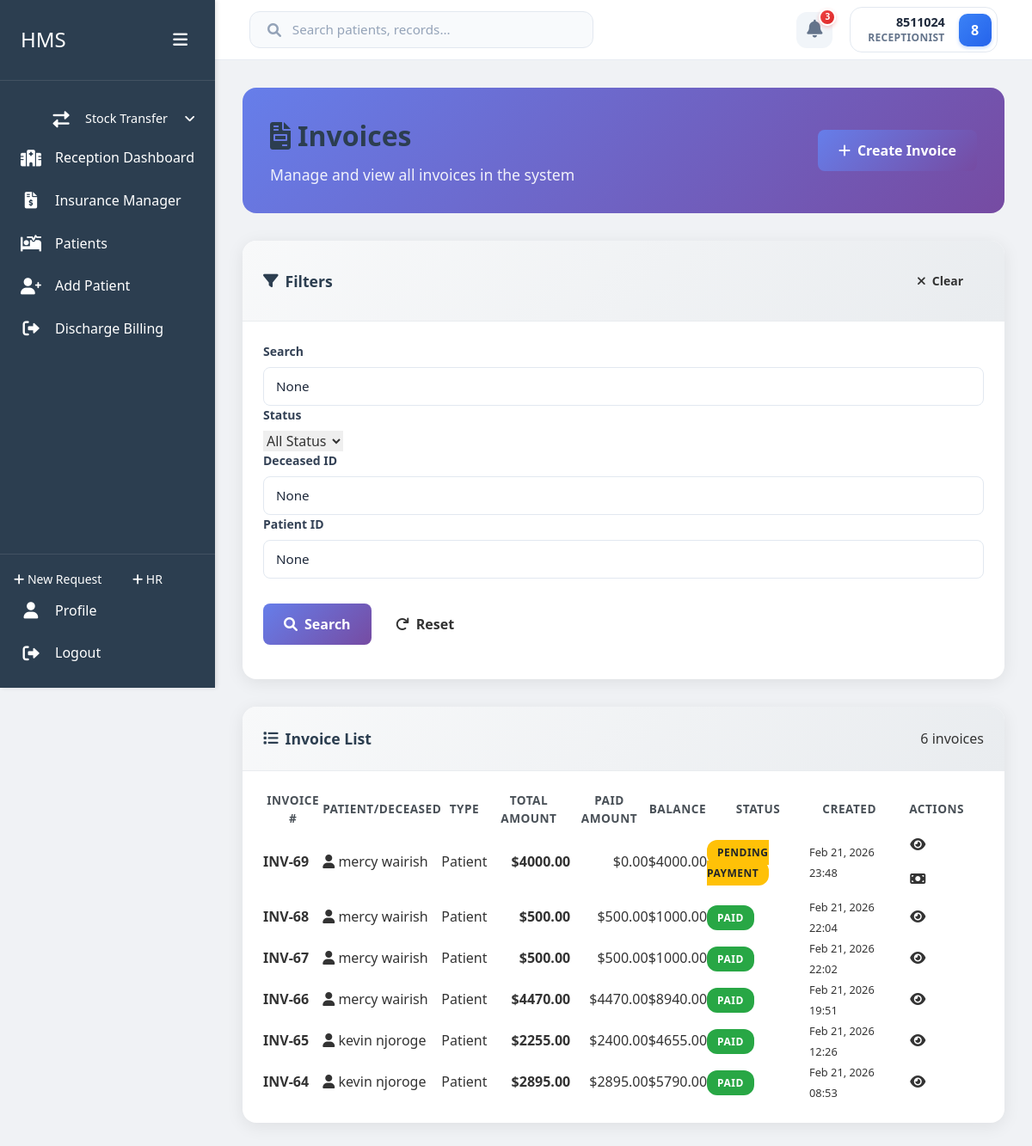
Page /accounts/invoices/ (signed in) on the earlier database version.
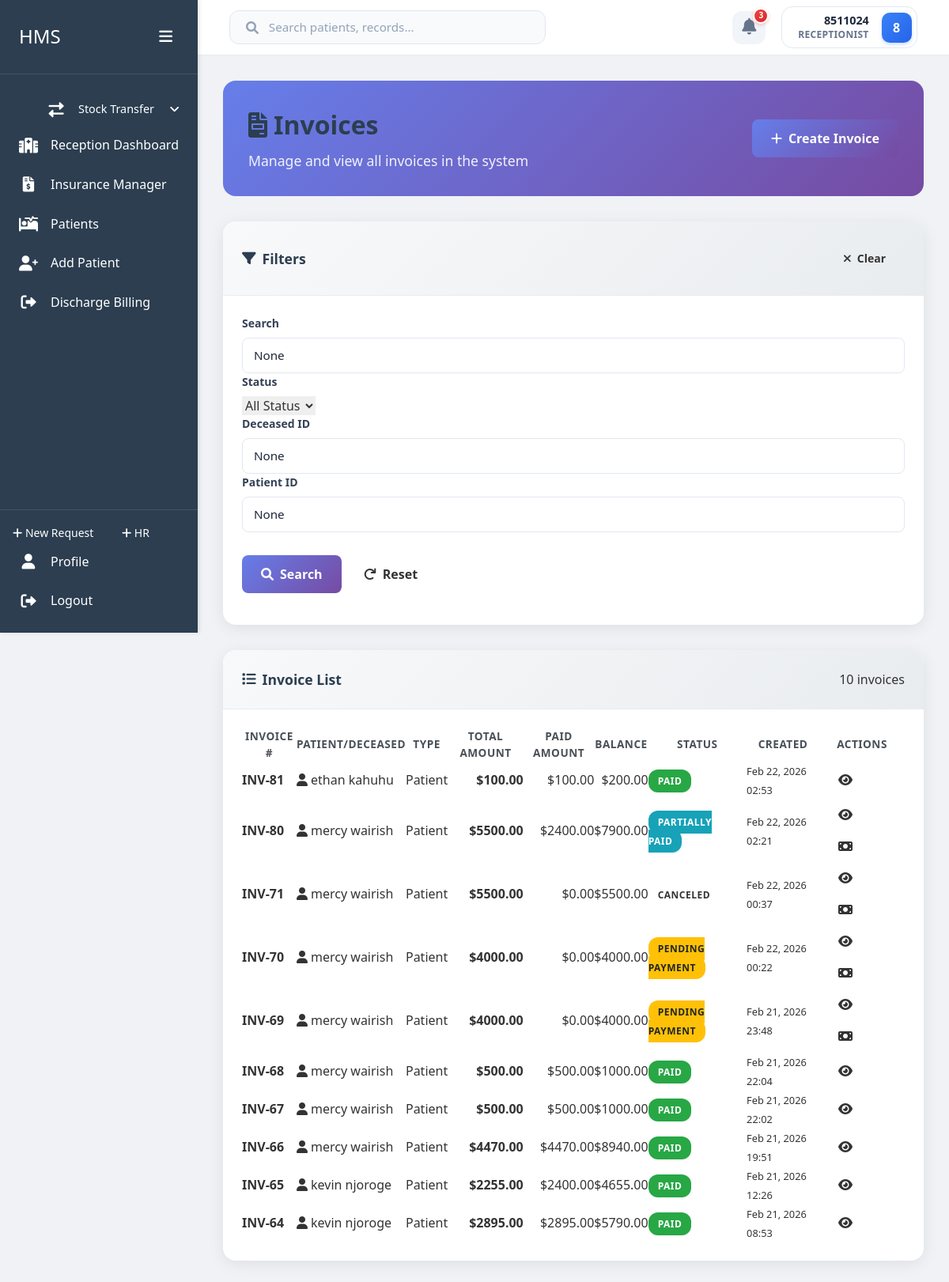
Same page on the later database version.
### accounts/models.py (models this page shows, shortened)
class Invoice(models.Model):
    STATUS_CHOICES = [
        ('Draft', 'Draft'),
        ('Pending', 'Pending Payment'),
        ('Partial', 'Partially Paid'),
        ('Paid', 'Paid'),
        ('Cancelled', 'Cancelled'),
    ]
    patient = models.ForeignKey('home.Patient', on_delete=models.CASCADE, related_name='invoices', null=True, blank=True)
    deceased = models.OneToOneField('morgue.Deceased', on_delete=models.CASCADE, related_name='invoice', null=True, blank=True)
    visit = models.OneToOneField('home.Visit', on_delete=models.SET_NULL, null=True, blank=True, related_name='invoice')
    status = models.CharField(max_length=20, choices=STATUS_CHOICES, default='Draft')
    total_amount = models.DecimalField(max_digits=12, decimal_places=2, default=0)
    insurance_adjustment = models.DecimalField(max_digits=12, decimal_places=2, default=0, help_text="Per-diem shortfall absorbed by facility for insurance patients")
    paid_amount = models.DecimalField(max_digits=12, decimal_places=2, default=0)
    due_date = models.DateField(null=True, blank=True)
    notes = models.TextField(blank=True, null=True, help_text="Additional notes or reference information")
    created_at = models.DateTimeField(auto_now_add=True)
    updated_at = models.DateTimeField(auto_now=True)
    created_by = models.ForeignKey('users.User', on_delete=models.SET_NULL, null=True, related_name='created_invoices')

### home/models.py (models this page shows, shortened)
class Patient(models.Model):
    GENDER_CHOICES = [
        ('M', 'Male'),
        ('F', 'Female'),
        ('O', 'Other'),
        ('N', 'Prefer not to say')
    ]
    first_name = models.CharField(max_length=100)
    last_name = models.CharField(max_length=100)
    id_number = models.CharField(max_length=20, unique=True, null=True, blank=True)
    date_of_birth = models.DateField()
    age = models.PositiveIntegerField(editable=False)  # Will be calculated automatically
    phone = models.CharField(max_length=15)
    location = models.CharField(max_length=200)
    gender = models.CharField(max_length=1, choices=GENDER_CHOICES)
    created_at = models.DateTimeField(auto_now_add=True)
    updated_at = models.DateTimeField(auto_now=True)
    created_by = models.ForeignKey('users.User', on_delete=models.SET_NULL, null=True, related_name='patients_created')
    @property
    def full_name(self):
        return f"{self.first_name} {self.last_name}"

### accounts/views.py (the view)
# urls.py: path('invoices/', views.invoice_list, name='invoice_list'),
@login_required
@user_passes_test(is_billing_staff)
def invoice_list(request):
    invoices = Invoice.objects.all().select_related('patient', 'deceased', 'created_by')
    deceased_id = request.GET.get('deceased')
    if deceased_id:
        invoices = invoices.filter(deceased_id=deceased_id)
    patient_id = request.GET.get('patient')
    if patient_id:
        invoices = invoices.filter(patient_id=patient_id)
    status = request.GET.get('status')
    if status:
        invoices = invoices.filter(status=status)
    search = request.GET.get('search')
    if search:
        invoices = invoices.filter(
            Q(patient__full_name__icontains=search) |
            Q(deceased__full_name__icontains=search) |
            Q(id__icontains=search)
        )
    invoices = invoices.order_by('-created_at')
    context = {
        'invoices': invoices,
        'deceased_filter': deceased_id,
        'patient_filter': patient_id,
        'status_filter': status,
        'search_query': search,
    }
    return render(request, 'accounts/invoice_list.html', context)

### accounts/views.py (called while the page is built)
def is_billing_staff(user):
    return user.is_authenticated and (user.role in ['Accountant', 'Receptionist', 'SHA Manager', 'SHA'] or user.is_superuser)

### users/models.py (called while the page is built)
    @property
    def username(self):
        return f"{self.first_name} {self.last_name}".strip() if self.first_name or self.last_name else self.id_number

    def get_full_name(self):
        return self.username

### accounts/templates/accounts/invoice_list.html (shortened to what the changed rows need)
{% extends 'users/dashboard_base.html' %}
{% load static %}
{% block content %}
    <div class="container">
        <div class="page-header">
            <div class="header-content">
                <h1>
                    <i class="fas fa-file-invoice"></i> Invoices
                </h1>
            </div>
        </div>
        <div class="table-card">
            <div class="table-header">
                <div class="table-info">
                    <span class="badge bg-info">{{ invoices.count }} invoices</span>
                </div>
            </div>
            <div class="table-body">
                {% if invoices %}
                    <div class="table-responsive">
                        <table class="table table-hover">
                            <thead>
                                <tr>
                                    <th>Invoice #</th>
                                    <th>Patient/Deceased</th>
                                    <th>Type</th>
                                    <th>Total Amount</th>
                                    <th>Paid Amount</th>
                                    <th>Balance</th>
                                    <th>Status</th>
                                    <th>Created</th>
                                    <th>Actions</th>
                                </tr>
                            </thead>
                            <tbody>
                                {% for invoice in invoices %}
                                    <tr>
                                        <td>
                                            <strong>INV-{{ invoice.id }}</strong>
                                        </td>
                                        <td>
                                            {% if invoice.patient %}
                                                <i class="fas fa-user text-primary"></i>
                                                {{ invoice.patient.full_name }}
                                            {% elif invoice.deceased %}
                                                <i class="fas fa-cross text-danger"></i>
                                                {{ invoice.deceased.full_name }}
                                            {% else %}
                                                <span class="text-muted">Unknown</span>
                                            {% endif %}
                                        </td>
                                        <td>
                                            {% if invoice.patient %}
                                                <span class="badge bg-primary">Patient</span>
                                            {% elif invoice.deceased %}
                                                <span class="badge bg-danger">Deceased</span>
                                            {% endif %}
                                        </td>
                                        <td class="text-end">
                                            <strong>${{ invoice.total_amount|floatformat:2 }}</strong>
                                        </td>
                                        <td class="text-end">
                                            <span class="text-success">${{ invoice.paid_amount|floatformat:2 }}</span>
                                        </td>
                                        <td class="text-end">
                                            <span class="{% if invoice.total_amount|add:invoice.paid_amount != 0 %}text-danger{% else %}text-success{% endif %}">${{ invoice.total_amount|add:invoice.paid_amount|floatformat:2 }}</span>
                                        </td>
                                        <td>
                                            <span class="status-badge status-{{ invoice.status|lower }}">{{ invoice.get_status_display }}</span>
                                        </td>
                                        <td>
                                            <small>{{ invoice.created_at|date:"M d, Y H:i" }}</small>
                                        </td>
                                        <td>
                                            <div class="btn-group btn-group-sm">
                                                <a href="{% url 'accounts:invoice_detail' invoice.pk %}" class="btn btn-outline-primary" title="View">
                                                    <i class="fas fa-eye"></i>
                                                </a>
                                                {% if invoice.status != 'Paid' %}
                                                    <a href="{% url 'accounts:invoice_detail' invoice.pk %}#payment" class="btn btn-outline-success" title="Record Payment">
                                                        <i class="fas fa-money-bill"></i>
                                                    </a>
                                                {% endif %}
                                            </div>
                                        </td>
                                    </tr>
                                {% endfor %}
                            </tbody>
                        </table>
                    </div>
                {% endif %}
            </div>
        </div>
    </div>
{% endblock %}

Differences in the rows shown:
added Invoice: id "81", patient.full_name "ethan kahuhu", shows "Patient", total_amount "100.00", paid_amount "100.00", total_amount|add "200.00", status "PAID", created_at "Feb 22, 2026 02:53"
added Invoice: id "80", patient.full_name "mercy wairish", shows "Patient", total_amount "5500.00", paid_amount "2400.00", total_amount|add "7900.00", status "PARTIALLY PAID", created_at "Feb 22, 2026 02:21"
added Invoice: id "71", patient.full_name "mercy wairish", shows "Patient", total_amount "5500.00", paid_amount "0.00", total_amount|add "5500.00", status "CANCELED", created_at "Feb 22, 2026 00:37"
added Invoice: id "70", patient.full_name "mercy wairish", shows "Patient", total_amount "4000.00", paid_amount "0.00", total_amount|add "4000.00", status "PENDING PAYMENT", created_at "Feb 22, 2026 00:22"
Other differences:
{{ invoices.count }}: "6" → "10"
